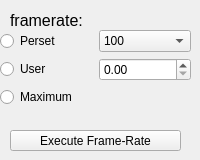
           <widget class="QWidget" name="tab_5">
            <attribute name="title">
             <string>Tab 2</string>
            </attribute>
            <widget class="QLabel" name="label_12">
             <property name="geometry">
              <rect>
               <x>10</x>
               <y>10</y>
               <width>101</width>
               <height>21</height>
              </rect>
             </property>
             <property name="text">
              <string>&lt;html&gt;&lt;head/&gt;&lt;body&gt;&lt;p&gt;&lt;span style=&quot; font-size:12pt;&quot;&gt;framerate:&lt;/span&gt;&lt;/p&gt;&lt;/body&gt;&lt;/html&gt;</string>
             </property>
            </widget>
            <widget class="QWidget" name="gridLayoutWidget_5">
             <property name="geometry">
              <rect>
               <x>0</x>
               <y>30</y>
               <width>191</width>
               <height>77</height>
              </rect>
             </property>
             <layout class="QGridLayout" name="gridLayout_4">
              <item row="1" column="1">
               <widget class="QDoubleSpinBox" name="framerate_doubleSpinBox"/>
              </item>
              <item row="1" column="0">
               <widget class="QRadioButton" name="radioButton_framerate_user">
                <property name="text">
                 <string>User</string>
                </property>
               </widget>
              </item>
              <item row="0" column="0">
               <widget class="QRadioButton" name="radioButton_framerate_perset">
                <property name="text">
                 <string>Perset</string>
                </property>
               </widget>
              </item>
              <item row="0" column="1">
               <widget class="QComboBox" name="comboBox_Framerate_perset">
                <item>
                 <property name="text">
                  <string>100</string>
                 </property>
                </item>
                <item>
                 <property name="text">
                  <string>200</string>
                 </property>
                </item>
                <item>
                 <property name="text">
                  <string>300</string>
                 </property>
                </item>
                <item>
                 <property name="text">
                  <string>400</string>
                 </property>
                </item>
                <item>
                 <property name="text">
                  <string>500</string>
                 </property>
                </item>
                <item>
                 <property name="text">
                  <string>600</string>
                 </property>
                </item>
                <item>
                 <property name="text">
                  <string>700</string>
                 </property>
                </item>
                <item>
                 <property name="text">
                  <string>800</string>
                 </property>
                </item>
                <item>
                 <property name="text">
                  <string>900</string>
                 </property>
                </item>
                <item>
                 <property name="text">
                  <string>1000</string>
                 </property>
                </item>
                <item>
                 <property name="text">
                  <string>1200</string>
                 </property>
                </item>
                <item>
                 <property name="text">
                  <string>1400</string>
                 </property>
                </item>
                <item>
                 <property name="text">
                  <string>1600</string>
                 </property>
                </item>
                <item>
                 <property name="text">
                  <string>1800</string>
                 </property>
                </item>
               </widget>
              </item>
              <item row="2" column="0">
               <widget class="QRadioButton" name="radioButton_framerate_max">
                <property name="text">
                 <string>Maximum</string>
                </property>
               </widget>
              </item>
             </layout>
            </widget>
            <widget class="QPushButton" name="pushButton_Execute_frame_rate">
             <property name="geometry">
              <rect>
               <x>10</x>
               <y>130</y>
               <width>171</width>
               <height>21</height>
              </rect>
             </property>
             <property name="text">
              <string>Execute Frame-Rate</string>
             </property>
            </widget>
           </widget>
